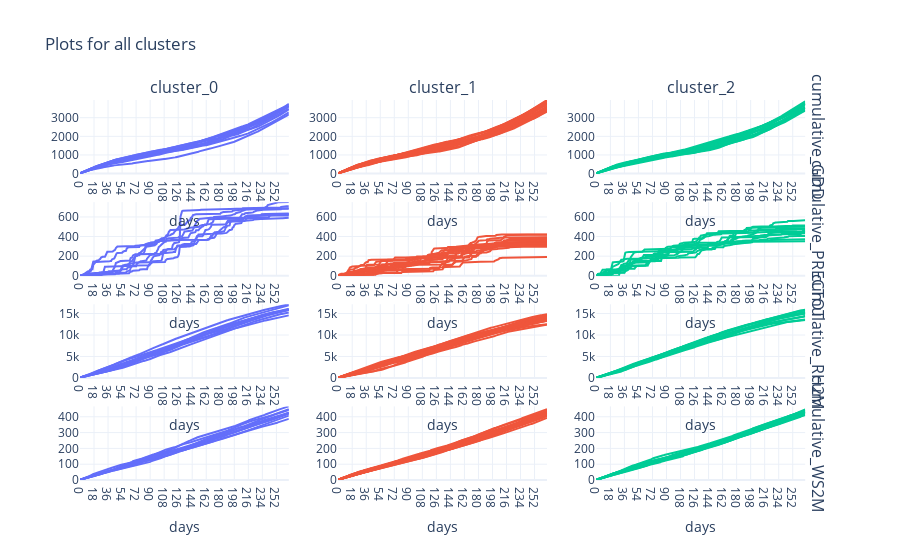

Here is the notebook cell this chart was saved with:
### Code cell
# plot the observations
# rows are weather vars
# cols are clusters

# arr of colors to identify cluster by color
arr_colors = ['#636EFA', '#EF553B', '#00CC96', '#AB63FA', '#FFA15A', '#19D3F3', '#FF6692', '#B6E880', '#FF97FF', '#FECB52']

fig = make_subplots(rows=len(selected_cols), cols=len(proportions), 
                    row_titles=selected_cols, column_titles=[f"cluster_{i}" for i in range(len(proportions))])

row_index = 1
# loop over weather vars
for col in selected_cols:
  col_index = 1
  # loop over clusters within a weather var
  for i in range(len(proportions)):
    # select data
    data_to_plot = dict_clusters[col][i]

    for y_trace, crop_year in zip(data_to_plot.values, data_to_plot.index):
      fig.add_trace(
          go.Scatter(
              x=data_to_plot.columns, y=y_trace, 
              name=str(crop_year), marker_color=arr_colors[col_index - 1]),
      row=row_index, col=col_index)

      # y - axis range
      fig.update_yaxes(range=[0, np.max(dict_data[col].values)], row=row_index, col=col_index)
      # x - axis title
      fig.update_xaxes(title="days")

    col_index += 1

  row_index += 1


fig.update_layout(
    title="Plots for all clusters",
    showlegend=False,
)

fig.show()

### Figure 1 — Plotly figure (JSON) as saved in the notebook; plotly's stock layout.template omitted (floating-point values rounded to 4 significant figures; data arrays with more than 128 entries replaced by an {"elided": "..."} marker saying what was removed)
{"data": [{"marker": {"color": "#636EFA"}, "name": "1982", "type": "scatter", "x": {"elided": "269 str values"}, "xaxis": "x", "y": {"elided": "269 float values"}, "yaxis": "y"}, {"marker": {"color": "#636EFA"}, "name": "1987", "type": "scatter", "x": {"elided": "269 str values"}, "xaxis": "x", "y": {"elided": "269 float values"}, "yaxis": "y"}, {"marker": {"color": "#636EFA"}, "name": "1991", "type": "scatter", "x": {"elided": "269 str values"}, "xaxis": "x", "y": {"elided": "269 float values"}, "yaxis": "y"}, {"marker": {"color": "#636EFA"}, "name": "1996", "type": "scatter", "x": {"elided": "269 str values"}, "xaxis": "x", "y": {"elided": "269 float values"}, "yaxis": "y"}, {"marker": {"color": "#636EFA"}, "name": "1997", "type": "scatter", "x": {"elided": "269 str values"}, "xaxis": "x", "y": {"elided": "269 float values"}, "yaxis": "y"}, {"marker": {"color": "#636EFA"}, "name": "2009", "type": "scatter", "x": {"elided": "269 str values"}, "xaxis": "x", "y": {"elided": "269 float values"}, "yaxis": "y"}, {"marker": {"color": "#636EFA"}, "name": "2010", "type": "scatter", "x": {"elided": "269 str values"}, "xaxis": "x", "y": {"elided": "269 float values"}, "yaxis": "y"}, {"marker": {"color": "#636EFA"}, "name": "2011", "type": "scatter", "x": {"elided": "269 str values"}, "xaxis": "x", "y": {"elided": "269 float values"}, "yaxis": "y"}, {"marker": {"color": "#636EFA"}, "name": "2013", "type": "scatter", "x": {"elided": "269 str values"}, "xaxis": "x", "y": {"elided": "269 float values"}, "yaxis": "y"}, {"marker": {"color": "#EF553B"}, "name": "1983", "type": "scatter", "x": {"elided": "269 str values"}, "xaxis": "x2", "y": {"elided": "269 float values"}, "yaxis": "y2"}, {"marker": {"color": "#EF553B"}, "name": "1984", "type": "scatter", "x": {"elided": "269 str values"}, "xaxis": "x2", "y": {"elided": "269 float values"}, "yaxis": "y2"}, {"marker": {"color": "#EF553B"}, "name": "1985", "type": "scatter", "x": {"elided": "269 str values"}, "xaxis": "x2", "y": {"elided": "269 float values"}, "yaxis": "y2"}, {"marker": {"color": "#EF553B"}, "name": "1986", "type": "scatter", "x": {"elided": "269 str values"}, "xaxis": "x2", "y": {"elided": "269 float values"}, "yaxis": "y2"}, {"marker": {"color": "#EF553B"}, "name": "1992", "type": "scatter", "x": {"elided": "269 str values"}, "xaxis": "x2", "y": {"elided": "269 float values"}, "yaxis": "y2"}, {"marker": {"color": "#EF553B"}, "name": "1993", "type": "scatter", "x": {"elided": "269 str values"}, "xaxis": "x2", "y": {"elided": "269 float values"}, "yaxis": "y2"}, {"marker": {"color": "#EF553B"}, "name": "1995", "type": "scatter", "x": {"elided": "269 str values"}, "xaxis": "x2", "y": {"elided": "269 float values"}, "yaxis": "y2"}, {"marker": {"color": "#EF553B"}, "name": "1999", "type": "scatter", "x": {"elided": "269 str values"}, "xaxis": "x2", "y": {"elided": "269 float values"}, "yaxis": "y2"}, {"marker": {"color": "#EF553B"}, "name": "2000", "type": "scatter", "x": {"elided": "269 str values"}, "xaxis": "x2", "y": {"elided": "269 float values"}, "yaxis": "y2"}, {"marker": {"color": "#EF553B"}, "name": "2002", "type": "scatter", "x": {"elided": "269 str values"}, "xaxis": "x2", "y": {"elided": "269 float values"}, "yaxis": "y2"}, {"marker": {"color": "#EF553B"}, "name": "2005", "type": "scatter", "x": {"elided": "269 str values"}, "xaxis": "x2", "y": {"elided": "269 float values"}, "yaxis": "y2"}, {"marker": {"color": "#EF553B"}, "name": "2007", "type": "scatter", "x": {"elided": "269 str values"}, "xaxis": "x2", "y": {"elided": "269 float values"}, "yaxis": "y2"}, {"marker": {"color": "#EF553B"}, "name": "2014", "type": "scatter", "x": {"elided": "269 str values"}, "xaxis": "x2", "y": {"elided": "269 float values"}, "yaxis": "y2"}, {"marker": {"color": "#EF553B"}, "name": "2016", "type": "scatter", "x": {"elided": "269 str values"}, "xaxis": "x2", "y": {"elided": "269 float values"}, "yaxis": "y2"}, {"marker": {"color": "#EF553B"}, "name": "2017", "type": "scatter", "x": {"elided": "269 str values"}, "xaxis": "x2", "y": {"elided": "269 float values"}, "yaxis": "y2"}, {"marker": {"color": "#EF553B"}, "name": "2018", "type": "scatter", "x": {"elided": "269 str values"}, "xaxis": "x2", "y": {"elided": "269 float values"}, "yaxis": "y2"}, {"marker": {"color": "#EF553B"}, "name": "2019", "type": "scatter", "x": {"elided": "269 str values"}, "xaxis": "x2", "y": {"elided": "269 float values"}, "yaxis": "y2"}, {"marker": {"color": "#EF553B"}, "name": "2020", "type": "scatter", "x": {"elided": "269 str values"}, "xaxis": "x2", "y": {"elided": "269 float values"}, "yaxis": "y2"}, {"marker": {"color": "#00CC96"}, "name": "1988", "type": "scatter", "x": {"elided": "269 str values"}, "xaxis": "x3", "y": {"elided": "269 float values"}, "yaxis": "y3"}, {"marker": {"color": "#00CC96"}, "name": "1989", "type": "scatter", "x": {"elided": "269 str values"}, "xaxis": "x3", "y": {"elided": "269 float values"}, "yaxis": "y3"}, {"marker": {"color": "#00CC96"}, "name": "1990", "type": "scatter", "x": {"elided": "269 str values"}, "xaxis": "x3", "y": {"elided": "269 float values"}, "yaxis": "y3"}, {"marker": {"color": "#00CC96"}, "name": "1994", "type": "scatter", "x": {"elided": "269 str values"}, "xaxis": "x3", "y": {"elided": "269 float values"}, "yaxis": "y3"}, {"marker": {"color": "#00CC96"}, "name": "1998", "type": "scatter", "x": {"elided": "269 str values"}, "xaxis": "x3", "y": {"elided": "269 float values"}, "yaxis": "y3"}, {"marker": {"color": "#00CC96"}, "name": "2001", "type": "scatter", "x": {"elided": "269 str values"}, "xaxis": "x3", "y": {"elided": "269 float values"}, "yaxis": "y3"}, {"marker": {"color": "#00CC96"}, "name": "2003", "type": "scatter", "x": {"elided": "269 str values"}, "xaxis": "x3", "y": {"elided": "269 float values"}, "yaxis": "y3"}, {"marker": {"color": "#00CC96"}, "name": "2004", "type": "scatter", "x": {"elided": "269 str values"}, "xaxis": "x3", "y": {"elided": "269 float values"}, "yaxis": "y3"}, {"marker": {"color": "#00CC96"}, "name": "2006", "type": "scatter", "x": {"elided": "269 str values"}, "xaxis": "x3", "y": {"elided": "269 float values"}, "yaxis": "y3"}, {"marker": {"color": "#00CC96"}, "name": "2008", "type": "scatter", "x": {"elided": "269 str values"}, "xaxis": "x3", "y": {"elided": "269 float values"}, "yaxis": "y3"}, {"marker": {"color": "#00CC96"}, "name": "2012", "type": "scatter", "x": {"elided": "269 str values"}, "xaxis": "x3", "y": {"elided": "269 float values"}, "yaxis": "y3"}, {"marker": {"color": "#00CC96"}, "name": "2015", "type": "scatter", "x": {"elided": "269 str values"}, "xaxis": "x3", "y": {"elided": "269 float values"}, "yaxis": "y3"}, {"marker": {"color": "#636EFA"}, "name": "1982", "type": "scatter", "x": {"elided": "269 str values"}, "xaxis": "x4", "y": {"elided": "269 float values"}, "yaxis": "y4"}, {"marker": {"color": "#636EFA"}, "name": "1987", "type": "scatter", "x": {"elided": "269 str values"}, "xaxis": "x4", "y": {"elided": "269 float values"}, "yaxis": "y4"}, {"marker": {"color": "#636EFA"}, "name": "1991", "type": "scatter", "x": {"elided": "269 str values"}, "xaxis": "x4", "y": {"elided": "269 float values"}, "yaxis": "y4"}, {"marker": {"color": "#636EFA"}, "name": "1996", "type": "scatter", "x": {"elided": "269 str values"}, "xaxis": "x4", "y": {"elided": "269 float values"}, "yaxis": "y4"}, {"marker": {"color": "#636EFA"}, "name": "1997", "type": "scatter", "x": {"elided": "269 str values"}, "xaxis": "x4", "y": {"elided": "269 float values"}, "yaxis": "y4"}, {"marker": {"color": "#636EFA"}, "name": "2009", "type": "scatter", "x": {"elided": "269 str values"}, "xaxis": "x4", "y": {"elided": "269 float values"}, "yaxis": "y4"}, {"marker": {"color": "#636EFA"}, "name": "2010", "type": "scatter", "x": {"elided": "269 str values"}, "xaxis": "x4", "y": {"elided": "269 float values"}, "yaxis": "y4"}, {"marker": {"color": "#636EFA"}, "name": "2011", "type": "scatter", "x": {"elided": "269 str values"}, "xaxis": "x4", "y": {"elided": "269 float values"}, "yaxis": "y4"}, {"marker": {"color": "#636EFA"}, "name": "2013", "type": "scatter", "x": {"elided": "269 str values"}, "xaxis": "x4", "y": {"elided": "269 float values"}, "yaxis": "y4"}, {"marker": {"color": "#EF553B"}, "name": "1983", "type": "scatter", "x": {"elided": "269 str values"}, "xaxis": "x5", "y": {"elided": "269 float values"}, "yaxis": "y5"}, {"marker": {"color": "#EF553B"}, "name": "1984", "type": "scatter", "x": {"elided": "269 str values"}, "xaxis": "x5", "y": {"elided": "269 float values"}, "yaxis": "y5"}, {"marker": {"color": "#EF553B"}, "name": "1985", "type": "scatter", "x": {"elided": "269 str values"}, "xaxis": "x5", "y": {"elided": "269 float values"}, "yaxis": "y5"}, {"marker": {"color": "#EF553B"}, "name": "1986", "type": "scatter", "x": {"elided": "269 str values"}, "xaxis": "x5", "y": {"elided": "269 float values"}, "yaxis": "y5"}, {"marker": {"color": "#EF553B"}, "name": "1992", "type": "scatter", "x": {"elided": "269 str values"}, "xaxis": "x5", "y": {"elided": "269 float values"}, "yaxis": "y5"}, {"marker": {"color": "#EF553B"}, "name": "1993", "type": "scatter", "x": {"elided": "269 str values"}, "xaxis": "x5", "y": {"elided": "269 float values"}, "yaxis": "y5"}, {"marker": {"color": "#EF553B"}, "name": "1995", "type": "scatter", "x": {"elided": "269 str values"}, "xaxis": "x5", "y": {"elided": "269 float values"}, "yaxis": "y5"}, {"marker": {"color": "#EF553B"}, "name": "1999", "type": "scatter", "x": {"elided": "269 str values"}, "xaxis": "x5", "y": {"elided": "269 float values"}, "yaxis": "y5"}, {"marker": {"color": "#EF553B"}, "name": "2000", "type": "scatter", "x": {"elided": "269 str values"}, "xaxis": "x5", "y": {"elided": "269 float values"}, "yaxis": "y5"}, {"marker": {"color": "#EF553B"}, "name": "2002", "type": "scatter", "x": {"elided": "269 str values"}, "xaxis": "x5", "y": {"elided": "269 float values"}, "yaxis": "y5"}, {"marker": {"color": "#EF553B"}, "name": "2005", "type": "scatter", "x": {"elided": "269 str values"}, "xaxis": "x5", "y": {"elided": "269 float values"}, "yaxis": "y5"}, {"marker": {"color": "#EF553B"}, "name": "2007", "type": "scatter", "x": {"elided": "269 str values"}, "xaxis": "x5", "y": {"elided": "269 float values"}, "yaxis": "y5"}, {"marker": {"color": "#EF553B"}, "name": "2014", "type": "scatter", "x": {"elided": "269 str values"}, "xaxis": "x5", "y": {"elided": "269 float values"}, "yaxis": "y5"}, {"marker": {"color": "#EF553B"}, "name": "2016", "type": "scatter", "x": {"elided": "269 str values"}, "xaxis": "x5", "y": {"elided": "269 float values"}, "yaxis": "y5"}, {"marker": {"color": "#EF553B"}, "name": "2017", "type": "scatter", "x": {"elided": "269 str values"}, "xaxis": "x5", "y": {"elided": "269 float values"}, "yaxis": "y5"}, {"marker": {"color": "#EF553B"}, "name": "2018", "type": "scatter", "x": {"elided": "269 str values"}, "xaxis": "x5", "y": {"elided": "269 float values"}, "yaxis": "y5"}, {"marker": {"color": "#EF553B"}, "name": "2019", "type": "scatter", "x": {"elided": "269 str values"}, "xaxis": "x5", "y": {"elided": "269 float values"}, "yaxis": "y5"}, {"marker": {"color": "#EF553B"}, "name": "2020", "type": "scatter", "x": {"elided": "269 str values"}, "xaxis": "x5", "y": {"elided": "269 float values"}, "yaxis": "y5"}, {"marker": {"color": "#00CC96"}, "name": "1988", "type": "scatter", "x": {"elided": "269 str values"}, "xaxis": "x6", "y": {"elided": "269 float values"}, "yaxis": "y6"}, {"marker": {"color": "#00CC96"}, "name": "1989", "type": "scatter", "x": {"elided": "269 str values"}, "xaxis": "x6", "y": {"elided": "269 float values"}, "yaxis": "y6"}, {"marker": {"color": "#00CC96"}, "name": "1990", "type": "scatter", "x": {"elided": "269 str values"}, "xaxis": "x6", "y": {"elided": "269 float values"}, "yaxis": "y6"}, {"marker": {"color": "#00CC96"}, "name": "1994", "type": "scatter", "x": {"elided": "269 str values"}, "xaxis": "x6", "y": {"elided": "269 float values"}, "yaxis": "y6"}, {"marker": {"color": "#00CC96"}, "name": "1998", "type": "scatter", "x": {"elided": "269 str values"}, "xaxis": "x6", "y": {"elided": "269 float values"}, "yaxis": "y6"}, {"marker": {"color": "#00CC96"}, "name": "2001", "type": "scatter", "x": {"elided": "269 str values"}, "xaxis": "x6", "y": {"elided": "269 float values"}, "yaxis": "y6"}, {"marker": {"color": "#00CC96"}, "name": "2003", "type": "scatter", "x": {"elided": "269 str values"}, "xaxis": "x6", "y": {"elided": "269 float values"}, "yaxis": "y6"}, {"marker": {"color": "#00CC96"}, "name": "2004", "type": "scatter", "x": {"elided": "269 str values"}, "xaxis": "x6", "y": {"elided": "269 float values"}, "yaxis": "y6"}, {"marker": {"color": "#00CC96"}, "name": "2006", "type": "scatter", "x": {"elided": "269 str values"}, "xaxis": "x6", "y": {"elided": "269 float values"}, "yaxis": "y6"}, {"marker": {"color": "#00CC96"}, "name": "2008", "type": "scatter", "x": {"elided": "269 str values"}, "xaxis": "x6", "y": {"elided": "269 float values"}, "yaxis": "y6"}, {"marker": {"color": "#00CC96"}, "name": "2012", "type": "scatter", "x": {"elided": "269 str values"}, "xaxis": "x6", "y": {"elided": "269 float values"}, "yaxis": "y6"}, {"marker": {"color": "#00CC96"}, "name": "2015", "type": "scatter", "x": {"elided": "269 str values"}, "xaxis": "x6", "y": {"elided": "269 float values"}, "yaxis": "y6"}, {"marker": {"color": "#636EFA"}, "name": "1982", "type": "scatter", "x": {"elided": "269 str values"}, "xaxis": "x7", "y": {"elided": "269 float values"}, "yaxis": "y7"}, {"marker": {"color": "#636EFA"}, "name": "1987", "type": "scatter", "x": {"elided": "269 str values"}, "xaxis": "x7", "y": {"elided": "269 float values"}, "yaxis": "y7"}, {"marker": {"color": "#636EFA"}, "name": "1991", "type": "scatter", "x": {"elided": "269 str values"}, "xaxis": "x7", "y": {"elided": "269 float values"}, "yaxis": "y7"}, {"marker": {"color": "#636EFA"}, "name": "1996", "type": "scatter", "x": {"elided": "269 str values"}, "xaxis": "x7", "y": {"elided": "269 float values"}, "yaxis": "y7"}, {"marker": {"color": "#636EFA"}, "name": "1997", "type": "scatter", "x": {"elided": "269 str values"}, "xaxis": "x7", "y": {"elided": "269 float values"}, "yaxis": "y7"}, {"marker": {"color": "#636EFA"}, "name": "2009", "type": "scatter", "x": {"elided": "269 str values"}, "xaxis": "x7", "y": {"elided": "269 float values"}, "yaxis": "y7"}, {"marker": {"color": "#636EFA"}, "name": "2010", "type": "scatter", "x": {"elided": "269 str values"}, "xaxis": "x7", "y": {"elided": "269 float values"}, "yaxis": "y7"}, {"marker": {"color": "#636EFA"}, "name": "2011", "type": "scatter", "x": {"elided": "269 str values"}, "xaxis": "x7", "y": {"elided": "269 float values"}, "yaxis": "y7"}, {"marker": {"color": "#636EFA"}, "name": "2013", "type": "scatter", "x": {"elided": "269 str values"}, "xaxis": "x7", "y": {"elided": "269 float values"}, "yaxis": "y7"}, {"marker": {"color": "#EF553B"}, "name": "1983", "type": "scatter", "x": {"elided": "269 str values"}, "xaxis": "x8", "y": {"elided": "269 float values"}, "yaxis": "y8"}, {"marker": {"color": "#EF553B"}, "name": "1984", "type": "scatter", "x": {"elided": "269 str values"}, "xaxis": "x8", "y": {"elided": "269 float values"}, "yaxis": "y8"}, {"marker": {"color": "#EF553B"}, "name": "1985", "type": "scatter", "x": {"elided": "269 str values"}, "xaxis": "x8", "y": {"elided": "269 float values"}, "yaxis": "y8"}, {"marker": {"color": "#EF553B"}, "name": "1986", "type": "scatter", "x": {"elided": "269 str values"}, "xaxis": "x8", "y": {"elided": "269 float values"}, "yaxis": "y8"}, {"marker": {"color": "#EF553B"}, "name": "1992", "type": "scatter", "x": {"elided": "269 str values"}, "xaxis": "x8", "y": {"elided": "269 float values"}, "yaxis": "y8"}, {"marker": {"color": "#EF553B"}, "name": "1993", "type": "scatter", "x": {"elided": "269 str values"}, "xaxis": "x8", "y": {"elided": "269 float values"}, "yaxis": "y8"}, {"marker": {"color": "#EF553B"}, "name": "1995", "type": "scatter", "x": {"elided": "269 str values"}, "xaxis": "x8", "y": {"elided": "269 float values"}, "yaxis": "y8"}, {"marker": {"color": "#EF553B"}, "name": "1999", "type": "scatter", "x": {"elided": "269 str values"}, "xaxis": "x8", "y": {"elided": "269 float values"}, "yaxis": "y8"}, {"marker": {"color": "#EF553B"}, "name": "2000", "type": "scatter", "x": {"elided": "269 str values"}, "xaxis": "x8", "y": {"elided": "269 float values"}, "yaxis": "y8"}, {"marker": {"color": "#EF553B"}, "name": "2002", "type": "scatter", "x": {"elided": "269 str values"}, "xaxis": "x8", "y": {"elided": "269 float values"}, "yaxis": "y8"}, {"marker": {"color": "#EF553B"}, "name": "2005", "type": "scatter", "x": {"elided": "269 str values"}, "xaxis": "x8", "y": {"elided": "269 float values"}, "yaxis": "y8"}, {"marker": {"color": "#EF553B"}, "name": "2007", "type": "scatter", "x": {"elided": "269 str values"}, "xaxis": "x8", "y": {"elided": "269 float values"}, "yaxis": "y8"}, {"marker": {"color": "#EF553B"}, "name": "2014", "type": "scatter", "x": {"elided": "269 str values"}, "xaxis": "x8", "y": {"elided": "269 float values"}, "yaxis": "y8"}, {"marker": {"color": "#EF553B"}, "name": "2016", "type": "scatter", "x": {"elided": "269 str values"}, "xaxis": "x8", "y": {"elided": "269 float values"}, "yaxis": "y8"}, {"marker": {"color": "#EF553B"}, "name": "2017", "type": "scatter", "x": {"elided": "269 str values"}, "xaxis": "x8", "y": {"elided": "269 float values"}, "yaxis": "y8"}, {"marker": {"color": "#EF553B"}, "name": "2018", "type": "scatter", "x": {"elided": "269 str values"}, "xaxis": "x8", "y": {"elided": "269 float values"}, "yaxis": "y8"}, {"marker": {"color": "#EF553B"}, "name": "2019", "type": "scatter", "x": {"elided": "269 str values"}, "xaxis": "x8", "y": {"elided": "269 float values"}, "yaxis": "y8"}, {"marker": {"color": "#EF553B"}, "name": "2020", "type": "scatter", "x": {"elided": "269 str values"}, "xaxis": "x8", "y": {"elided": "269 float values"}, "yaxis": "y8"}, {"marker": {"color": "#00CC96"}, "name": "1988", "type": "scatter", "x": {"elided": "269 str values"}, "xaxis": "x9", "y": {"elided": "269 float values"}, "yaxis": "y9"}, {"marker": {"color": "#00CC96"}, "name": "1989", "type": "scatter", "x": {"elided": "269 str values"}, "xaxis": "x9", "y": {"elided": "269 float values"}, "yaxis": "y9"}, {"marker": {"color": "#00CC96"}, "name": "1990", "type": "scatter", "x": {"elided": "269 str values"}, "xaxis": "x9", "y": {"elided": "269 float values"}, "yaxis": "y9"}, {"marker": {"color": "#00CC96"}, "name": "1994", "type": "scatter", "x": {"elided": "269 str values"}, "xaxis": "x9", "y": {"elided": "269 float values"}, "yaxis": "y9"}, {"marker": {"color": "#00CC96"}, "name": "1998", "type": "scatter", "x": {"elided": "269 str values"}, "xaxis": "x9", "y": {"elided": "269 float values"}, "yaxis": "y9"}, {"marker": {"color": "#00CC96"}, "name": "2001", "type": "scatter", "x": {"elided": "269 str values"}, "xaxis": "x9", "y": {"elided": "269 float values"}, "yaxis": "y9"}, {"marker": {"color": "#00CC96"}, "name": "2003", "type": "scatter", "x": {"elided": "269 str values"}, "xaxis": "x9", "y": {"elided": "269 float values"}, "yaxis": "y9"}, {"marker": {"color": "#00CC96"}, "name": "2004", "type": "scatter", "x": {"elided": "269 str values"}, "xaxis": "x9", "y": {"elided": "269 float values"}, "yaxis": "y9"}, {"marker": {"color": "#00CC96"}, "name": "2006", "type": "scatter", "x": {"elided": "269 str values"}, "xaxis": "x9", "y": {"elided": "269 float values"}, "yaxis": "y9"}, {"marker": {"color": "#00CC96"}, "name": "2008", "type": "scatter", "x": {"elided": "269 str values"}, "xaxis": "x9", "y": {"elided": "269 float values"}, "yaxis": "y9"}, {"marker": {"color": "#00CC96"}, "name": "2012", "type": "scatter", "x": {"elided": "269 str values"}, "xaxis": "x9", "y": {"elided": "269 float values"}, "yaxis": "y9"}, {"marker": {"color": "#00CC96"}, "name": "2015", "type": "scatter", "x": {"elided": "269 str values"}, "xaxis": "x9", "y": {"elided": "269 float values"}, "yaxis": "y9"}, {"marker": {"color": "#636EFA"}, "name": "1982", "type": "scatter", "x": {"elided": "269 str values"}, "xaxis": "x10", "y": {"elided": "269 float values"}, "yaxis": "y10"}, {"marker": {"color": "#636EFA"}, "name": "1987", "type": "scatter", "x": {"elided": "269 str values"}, "xaxis": "x10", "y": {"elided": "269 float values"}, "yaxis": "y10"}, {"marker": {"color": "#636EFA"}, "name": "1991", "type": "scatter", "x": {"elided": "269 str values"}, "xaxis": "x10", "y": {"elided": "269 float values"}, "yaxis": "y10"}, {"marker": {"color": "#636EFA"}, "name": "1996", "type": "scatter", "x": {"elided": "269 str values"}, "xaxis": "x10", "y": {"elided": "269 float values"}, "yaxis": "y10"}, {"marker": {"color": "#636EFA"}, "name": "1997", "type": "scatter", "x": {"elided": "269 str values"}, "xaxis": "x10", "y": {"elided": "269 float values"}, "yaxis": "y10"}, {"marker": {"color": "#636EFA"}, "name": "2009", "type": "scatter", "x": {"elided": "269 str values"}, "xaxis": "x10", "y": {"elided": "269 float values"}, "yaxis": "y10"}, {"marker": {"color": "#636EFA"}, "name": "2010", "type": "scatter", "x": {"elided": "269 str values"}, "xaxis": "x10", "y": {"elided": "269 float values"}, "yaxis": "y10"}, {"marker": {"color": "#636EFA"}, "name": "2011", "type": "scatter", "x": {"elided": "269 str values"}, "xaxis": "x10", "y": {"elided": "269 float values"}, "yaxis": "y10"}, {"marker": {"color": "#636EFA"}, "name": "2013", "type": "scatter", "x": {"elided": "269 str values"}, "xaxis": "x10", "y": {"elided": "269 float values"}, "yaxis": "y10"}, {"marker": {"color": "#EF553B"}, "name": "1983", "type": "scatter", "x": {"elided": "269 str values"}, "xaxis": "x11", "y": {"elided": "269 float values"}, "yaxis": "y11"}, {"marker": {"color": "#EF553B"}, "name": "1984", "type": "scatter", "x": {"elided": "269 str values"}, "xaxis": "x11", "y": {"elided": "269 float values"}, "yaxis": "y11"}, {"marker": {"color": "#EF553B"}, "name": "1985", "type": "scatter", "x": {"elided": "269 str values"}, "xaxis": "x11", "y": {"elided": "269 float values"}, "yaxis": "y11"}, {"marker": {"color": "#EF553B"}, "name": "1986", "type": "scatter", "x": {"elided": "269 str values"}, "xaxis": "x11", "y": {"elided": "269 float values"}, "yaxis": "y11"}, {"marker": {"color": "#EF553B"}, "name": "1992", "type": "scatter", "x": {"elided": "269 str values"}, "xaxis": "x11", "y": {"elided": "269 float values"}, "yaxis": "y11"}, {"marker": {"color": "#EF553B"}, "name": "1993", "type": "scatter", "x": {"elided": "269 str values"}, "xaxis": "x11", "y": {"elided": "269 float values"}, "yaxis": "y11"}, {"marker": {"color": "#EF553B"}, "name": "1995", "type": "scatter", "x": {"elided": "269 str values"}, "xaxis": "x11", "y": {"elided": "269 float values"}, "yaxis": "y11"}, {"marker": {"color": "#EF553B"}, "name": "1999", "type": "scatter", "x": {"elided": "269 str values"}, "xaxis": "x11", "y": {"elided": "269 float values"}, "yaxis": "y11"}, {"marker": {"color": "#EF553B"}, "name": "2000", "type": "scatter", "x": {"elided": "269 str values"}, "xaxis": "x11", "y": {"elided": "269 float values"}, "yaxis": "y11"}, {"marker": {"color": "#EF553B"}, "name": "2002", "type": "scatter", "x": {"elided": "269 str values"}, "xaxis": "x11", "y": {"elided": "269 float values"}, "yaxis": "y11"}, {"marker": {"color": "#EF553B"}, "name": "2005", "type": "scatter", "x": {"elided": "269 str values"}, "xaxis": "x11", "y": {"elided": "269 float values"}, "yaxis": "y11"}, {"marker": {"color": "#EF553B"}, "name": "2007", "type": "scatter", "x": {"elided": "269 str values"}, "xaxis": "x11", "y": {"elided": "269 float values"}, "yaxis": "y11"}, {"marker": {"color": "#EF553B"}, "name": "2014", "type": "scatter", "x": {"elided": "269 str values"}, "xaxis": "x11", "y": {"elided": "269 float values"}, "yaxis": "y11"}, {"marker": {"color": "#EF553B"}, "name": "2016", "type": "scatter", "x": {"elided": "269 str values"}, "xaxis": "x11", "y": {"elided": "269 float values"}, "yaxis": "y11"}, {"marker": {"color": "#EF553B"}, "name": "2017", "type": "scatter", "x": {"elided": "269 str values"}, "xaxis": "x11", "y": {"elided": "269 float values"}, "yaxis": "y11"}, {"marker": {"color": "#EF553B"}, "name": "2018", "type": "scatter", "x": {"elided": "269 str values"}, "xaxis": "x11", "y": {"elided": "269 float values"}, "yaxis": "y11"}, {"marker": {"color": "#EF553B"}, "name": "2019", "type": "scatter", "x": {"elided": "269 str values"}, "xaxis": "x11", "y": {"elided": "269 float values"}, "yaxis": "y11"}, {"marker": {"color": "#EF553B"}, "name": "2020", "type": "scatter", "x": {"elided": "269 str values"}, "xaxis": "x11", "y": {"elided": "269 float values"}, "yaxis": "y11"}, {"marker": {"color": "#00CC96"}, "name": "1988", "type": "scatter", "x": {"elided": "269 str values"}, "xaxis": "x12", "y": {"elided": "269 float values"}, "yaxis": "y12"}, {"marker": {"color": "#00CC96"}, "name": "1989", "type": "scatter", "x": {"elided": "269 str values"}, "xaxis": "x12", "y": {"elided": "269 float values"}, "yaxis": "y12"}, {"marker": {"color": "#00CC96"}, "name": "1990", "type": "scatter", "x": {"elided": "269 str values"}, "xaxis": "x12", "y": {"elided": "269 float values"}, "yaxis": "y12"}, {"marker": {"color": "#00CC96"}, "name": "1994", "type": "scatter", "x": {"elided": "269 str values"}, "xaxis": "x12", "y": {"elided": "269 float values"}, "yaxis": "y12"}, {"marker": {"color": "#00CC96"}, "name": "1998", "type": "scatter", "x": {"elided": "269 str values"}, "xaxis": "x12", "y": {"elided": "269 float values"}, "yaxis": "y12"}, {"marker": {"color": "#00CC96"}, "name": "2001", "type": "scatter", "x": {"elided": "269 str values"}, "xaxis": "x12", "y": {"elided": "269 float values"}, "yaxis": "y12"}, {"marker": {"color": "#00CC96"}, "name": "2003", "type": "scatter", "x": {"elided": "269 str values"}, "xaxis": "x12", "y": {"elided": "269 float values"}, "yaxis": "y12"}, {"marker": {"color": "#00CC96"}, "name": "2004", "type": "scatter", "x": {"elided": "269 str values"}, "xaxis": "x12", "y": {"elided": "269 float values"}, "yaxis": "y12"}, {"marker": {"color": "#00CC96"}, "name": "2006", "type": "scatter", "x": {"elided": "269 str values"}, "xaxis": "x12", "y": {"elided": "269 float values"}, "yaxis": "y12"}, {"marker": {"color": "#00CC96"}, "name": "2008", "type": "scatter", "x": {"elided": "269 str values"}, "xaxis": "x12", "y": {"elided": "269 float values"}, "yaxis": "y12"}, {"marker": {"color": "#00CC96"}, "name": "2012", "type": "scatter", "x": {"elided": "269 str values"}, "xaxis": "x12", "y": {"elided": "269 float values"}, "yaxis": "y12"}, {"marker": {"color": "#00CC96"}, "name": "2015", "type": "scatter", "x": {"elided": "269 str values"}, "xaxis": "x12", "y": {"elided": "269 float values"}, "yaxis": "y12"}], "layout": {"annotations": [{"font": {"size": 16}, "showarrow": false, "text": "cluster_0", "x": 0.1411, "xanchor": "center", "xref": "paper", "y": 1, "yanchor": "bottom", "yref": "paper"}, {"font": {"size": 16}, "showarrow": false, "text": "cluster_1", "x": 0.49, "xanchor": "center", "xref": "paper", "y": 1, "yanchor": "bottom", "yref": "paper"}, {"font": {"size": 16}, "showarrow": false, "text": "cluster_2", "x": 0.8389, "xanchor": "center", "xref": "paper", "y": 1, "yanchor": "bottom", "yref": "paper"}, {"font": {"size": 16}, "showarrow": false, "text": "cumulative_GDD", "textangle": 90, "x": 0.98, "xanchor": "left", "xref": "paper", "y": 0.9031, "yanchor": "middle", "yref": "paper"}, {"font": {"size": 16}, "showarrow": false, "text": "cumulative_PRECTOT", "textangle": 90, "x": 0.98, "xanchor": "left", "xref": "paper", "y": 0.6344, "yanchor": "middle", "yref": "paper"}, {"font": {"size": 16}, "showarrow": false, "text": "cumulative_RH2M", "textangle": 90, "x": 0.98, "xanchor": "left", "xref": "paper", "y": 0.3656, "yanchor": "middle", "yref": "paper"}, {"font": {"size": 16}, "showarrow": false, "text": "cumulative_WS2M", "textangle": 90, "x": 0.98, "xanchor": "left", "xref": "paper", "y": 0.09688, "yanchor": "middle", "yref": "paper"}], "showlegend": false, "title": {"text": "Plots for all clusters"}, "xaxis": {"anchor": "y", "domain": [0, 0.2822], "title": {"text": "days"}}, "xaxis10": {"anchor": "y10", "domain": [0, 0.2822], "title": {"text": "days"}}, "xaxis11": {"anchor": "y11", "domain": [0.3489, 0.6311], "title": {"text": "days"}}, "xaxis12": {"anchor": "y12", "domain": [0.6978, 0.98], "title": {"text": "days"}}, "xaxis2": {"anchor": "y2", "domain": [0.3489, 0.6311], "title": {"text": "days"}}, "xaxis3": {"anchor": "y3", "domain": [0.6978, 0.98], "title": {"text": "days"}}, "xaxis4": {"anchor": "y4", "domain": [0, 0.2822], "title": {"text": "days"}}, "xaxis5": {"anchor": "y5", "domain": [0.3489, 0.6311], "title": {"text": "days"}}, "xaxis6": {"anchor": "y6", "domain": [0.6978, 0.98], "title": {"text": "days"}}, "xaxis7": {"anchor": "y7", "domain": [0, 0.2822], "title": {"text": "days"}}, "xaxis8": {"anchor": "y8", "domain": [0.3489, 0.6311], "title": {"text": "days"}}, "xaxis9": {"anchor": "y9", "domain": [0.6978, 0.98], "title": {"text": "days"}}, "yaxis": {"anchor": "x", "domain": [0.8063, 1], "range": [0, 3949.0]}, "yaxis10": {"anchor": "x10", "domain": [0, 0.1938], "range": [0, 465.9]}, "yaxis11": {"anchor": "x11", "domain": [0, 0.1938], "range": [0, 465.9]}, "yaxis12": {"anchor": "x12", "domain": [0, 0.1938], "range": [0, 465.9]}, "yaxis2": {"anchor": "x2", "domain": [0.8063, 1], "range": [0, 3949.0]}, "yaxis3": {"anchor": "x3", "domain": [0.8063, 1], "range": [0, 3949.0]}, "yaxis4": {"anchor": "x4", "domain": [0.5375, 0.7312], "range": [0, 751.2]}, "yaxis5": {"anchor": "x5", "domain": [0.5375, 0.7312], "range": [0, 751.2]}, "yaxis6": {"anchor": "x6", "domain": [0.5375, 0.7312], "range": [0, 751.2]}, "yaxis7": {"anchor": "x7", "domain": [0.2687, 0.4625], "range": [0, 17170.0]}, "yaxis8": {"anchor": "x8", "domain": [0.2687, 0.4625], "range": [0, 17170.0]}, "yaxis9": {"anchor": "x9", "domain": [0.2687, 0.4625], "range": [0, 17170.0]}}}
